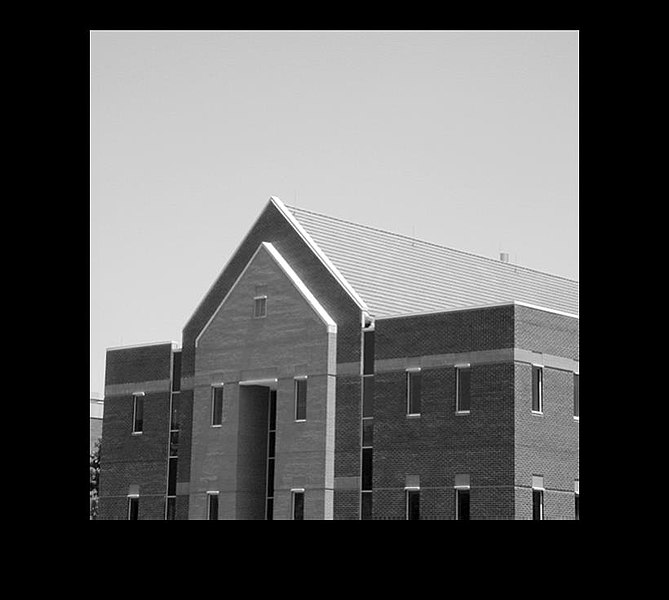
#> input picture Report (TH)/Image/building.jpg, 669 x 600 px, found by its file name
$ jupyter execute Lab6_21023391_NguyenPhuSang.ipynb   (older library calls are emulated)
#> lines starting #> are read from the running program, lines starting #| are printed output that depends on the picture
# Lib

[cell 1]
import cv2
import numpy as np
import matplotlib.pyplot as plt
from google.colab import drive
drive.mount('/content/drive')

# Image

[cell 2]
url = '/content/drive/MyDrive/XuLyAnh/LabThucHanh/Image/building.jpg'
img = cv2.imread(url, 0)
#> img is the input picture: shape (600, 669); min 0, max 255, mean 91.2
plt.imshow(img, cmap='gray')
plt.title('Ảnh gốc')
plt.axis('off')

# Phát hiện biên

1.   Robert Cross Gradient

[cell 3]
#Kernel
kernel_x = np.array([[0, 0, 0],
                     [0, -1, 0],
                     [0, 0, 1]], dtype=np.float32)

kernel_y = np.array([[0, 0, 0],
                     [0, 0, -1],
                     [0, 1, 0]], dtype=np.float32)

#Áp dụng bộ lọc Robert
grad_x = cv2.filter2D(img, cv2.CV_64F, kernel_x)
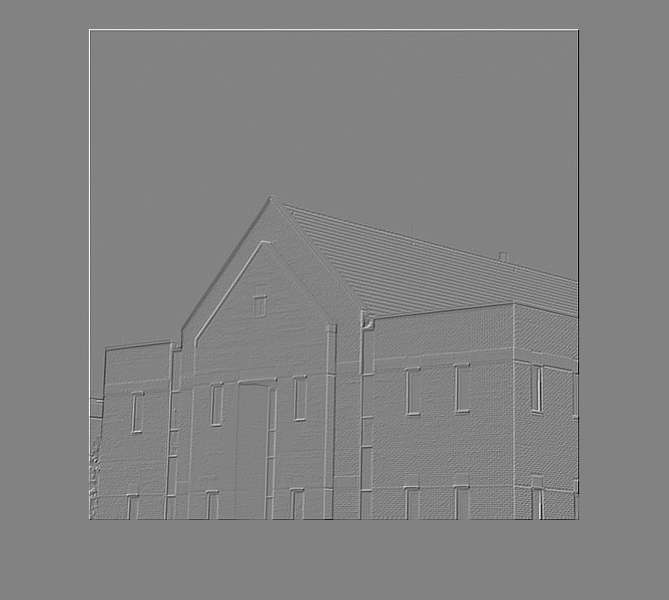
#> grad_x: shape (600, 669) float64; min -254, max 242, mean 0; drawn with min black and max white
grad_y = cv2.filter2D(img, cv2.CV_64F, kernel_y)
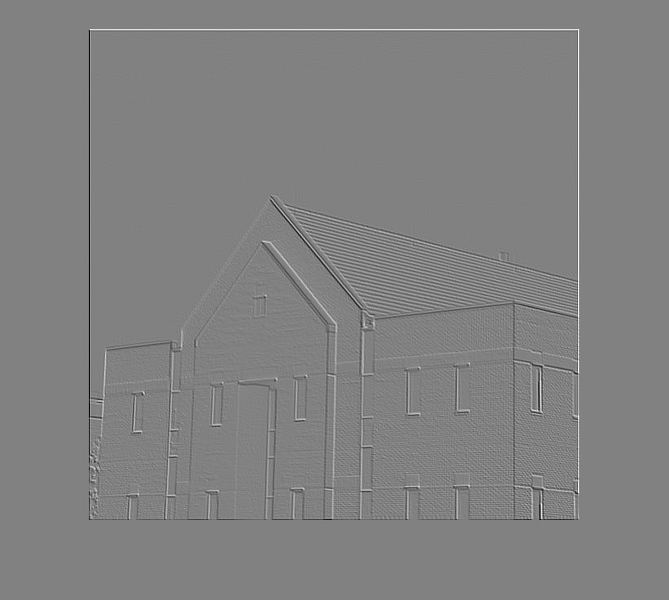
#> grad_y: shape (600, 669) float64; min -255, max 248, mean 0; drawn with min black and max white

#Tính độ lớn của gradient
img_gradient = np.abs(grad_x) + np.abs(grad_y)
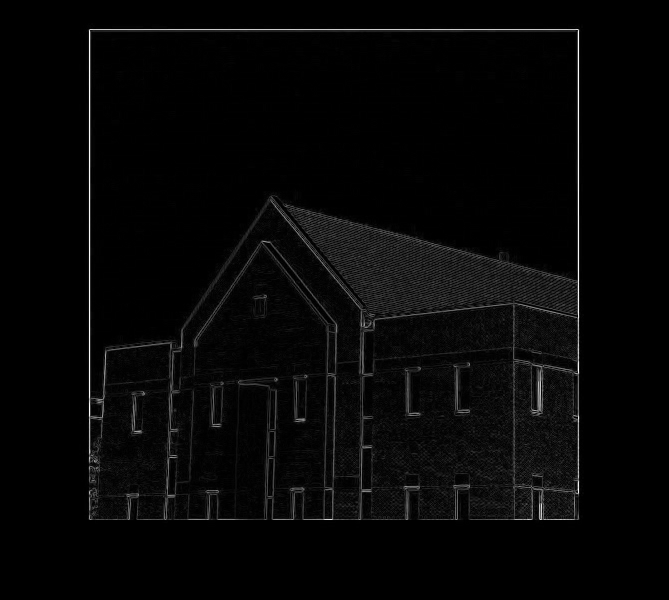
#> img_gradient: shape (600, 669) float64; min 0, max 482, mean 12.4; drawn with min black and max white

#Xy
img_xy = cv2.add(grad_x, grad_y)

#Chuẩn hóa kết quả về khoảng [0, 255]
img_gradient_magnitude = cv2.normalize(img_gradient, None, 0, 255, cv2.NORM_MINMAX)

#Chuyển đổi về kiểu uint8
img_gradient_magnitude = img_gradient_magnitude.astype(np.uint8)
img_xy_magnitude = img_xy.astype(np.uint8)
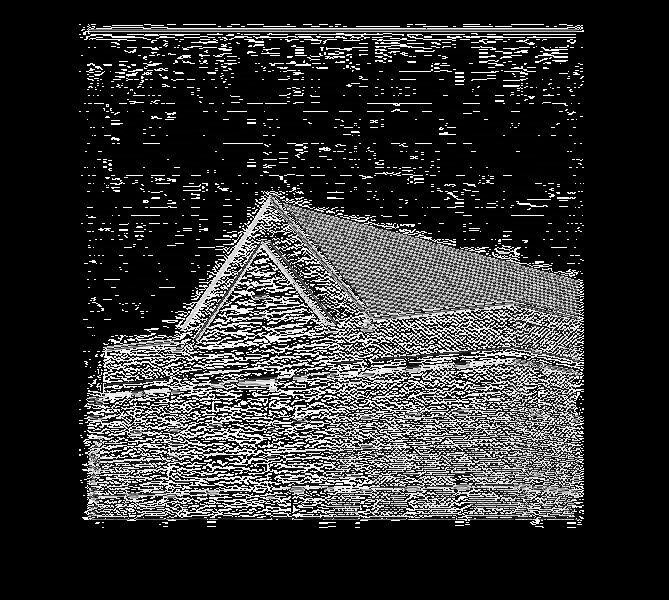
#> img_xy_magnitude: shape (600, 669); min 0, max 255, mean 47.5

#Sắc nét ảnh
img_sacnet = img_xy_magnitude + img
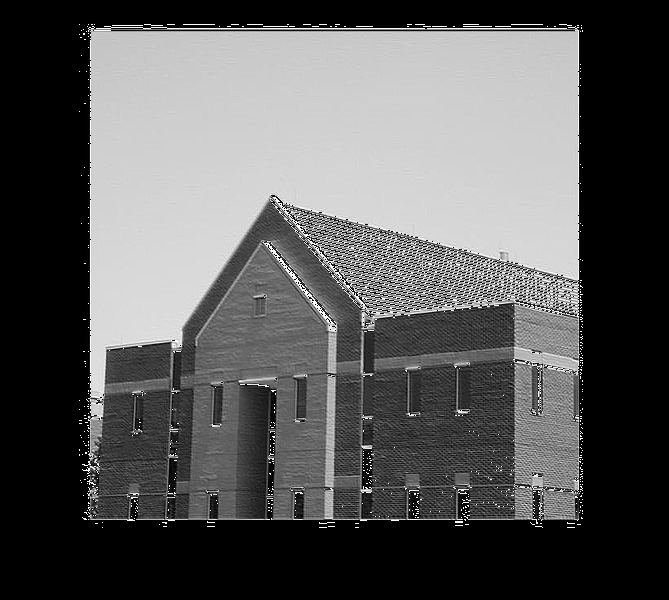
#> img_sacnet: shape (600, 669); min 0, max 255, mean 89.5

#Hiển thị kết quả
plt.figure(figsize=(10, 10))

plt.subplot(231)
plt.imshow(img, cmap='gray')
plt.title('Ảnh gốc')
plt.axis('off')

plt.subplot(232)
plt.imshow(grad_x, cmap='gray')
plt.title('Robert Cross Filter X')
plt.axis('off')

plt.subplot(233)
plt.imshow(grad_y, cmap='gray')
plt.title('Robert Cross Filter Y')
plt.axis('off')

plt.subplot(234)
plt.imshow(img_xy_magnitude, cmap='gray')
plt.title('Robert Cross X + Robert Cross Y')
plt.axis('off')

plt.subplot(235)
plt.imshow(img_sacnet, cmap='gray')
plt.title('Ảnh Sắc nét')
plt.axis('off')

##### 2. Prewitt Filter

[cell 4]
#Kernel
prewitt_kernel_x = np.array([[-1, 0, 1],
                             [-1, 0, 1],
                             [-1, 0, 1]], dtype=np.float32)

prewitt_kernel_y = np.array([[-1, -1, -1],
                             [0, 0, 0],
                             [1, 1, 1]], dtype=np.float32)

#Áp dụng bộ lọc Robert
prewitt_grad_x = cv2.filter2D(img, cv2.CV_64F, prewitt_kernel_x)
prewitt_grad_y = cv2.filter2D(img, cv2.CV_64F, prewitt_kernel_y)
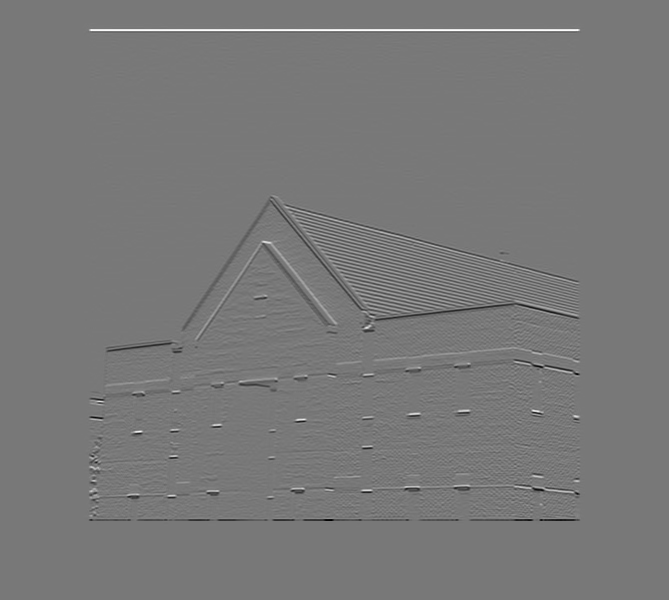
#> prewitt_grad_y: shape (600, 669) float64; min -623, max 693, mean 0; drawn with min black and max white

#Tính độ lớn của gradient
prewitt_img_gradient = np.abs(prewitt_grad_x) + np.abs(prewitt_grad_y)
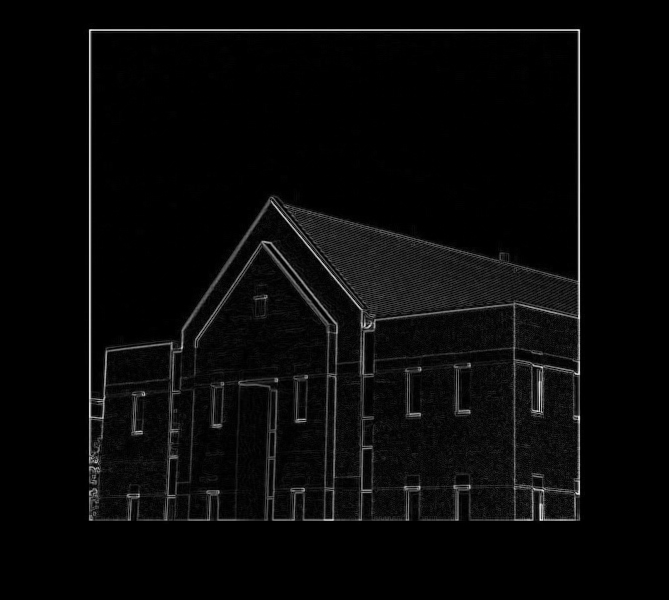
#> prewitt_img_gradient: shape (600, 669) float64; min 0, max 891, mean 29.4; drawn with min black and max white

#Chuẩn hóa kết quả về khoảng [0, 255]
prewitt_img_gradient_magnitude = cv2.normalize(prewitt_img_gradient, None, 0, 255, cv2.NORM_MINMAX)

#Chuyển đổi về kiểu uint8
prewitt_img_gradient_magnitude = prewitt_img_gradient_magnitude.astype(np.uint8)

#Hiển thị kết quả
plt.figure(figsize=(10, 10))

plt.subplot(241)
plt.imshow(img, cmap='gray')
plt.title('Ảnh gốc')
plt.axis('off')

plt.subplot(242)
plt.imshow(prewitt_grad_x, cmap='gray')
plt.title('Prewitt Filter X')
plt.axis('off')

plt.subplot(243)
plt.imshow(prewitt_grad_y, cmap='gray')
plt.title('Prewit Filter Y')
plt.axis('off')

plt.subplot(244)
plt.imshow(prewitt_img_gradient_magnitude, cmap='gray')
plt.title('Prewit Filter')
plt.axis('off')

##### Sobel Filter

[cell 5]
#Kernel
sobel_kernel_x = np.array([[-1, 0, 1],
                             [-2, 0, 2],
                             [-1, 0, 1]], dtype=np.float32)

sobel_kernel_y = np.array([[-1, -2, -1],
                             [0, 0, 0],
                             [1, 2, 1]], dtype=np.float32)

#Áp dụng bộ lọc Robert
sobel_grad_x = cv2.Sobel(img, cv2.CV_64F, 1, 0, sobel_kernel_x)
sobel_grad_y = cv2.Sobel(img, cv2.CV_64F, 1, 0, sobel_kernel_y)

#Tính độ lớn của gradient
sobel_img_gradient = np.abs(sobel_grad_x) + np.abs(sobel_grad_y)
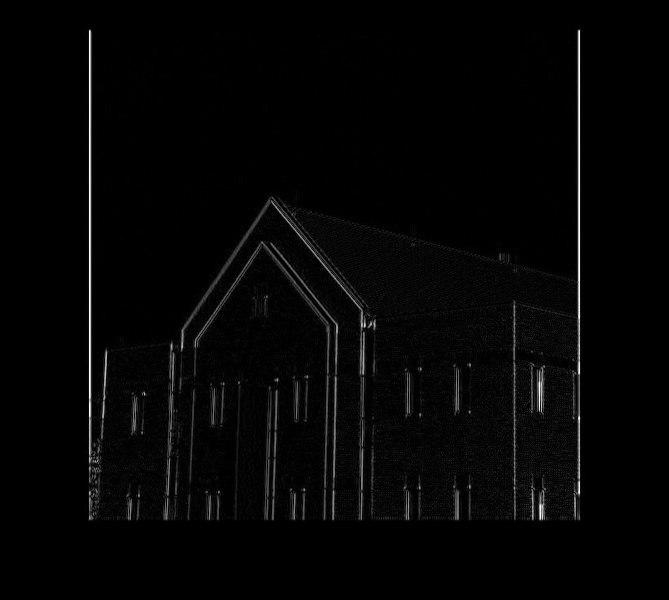
#> sobel_img_gradient: shape (600, 669) float64; min 0, max 2040, mean 39.7; drawn with min black and max white

#Chuẩn hóa kết quả về khoảng [0, 255]
sobel_img_gradient_magnitude = cv2.normalize(sobel_img_gradient, None, 0, 255, cv2.NORM_MINMAX)

#Chuyển đổi về kiểu uint8
sobel_img_gradient_magnitude = sobel_img_gradient_magnitude.astype(np.uint8)

#Hiển thị kết quả
plt.figure(figsize=(10, 10))

plt.subplot(241)
plt.imshow(img, cmap='gray')
plt.title('Ảnh gốc')
plt.axis('off')

plt.subplot(242)
plt.imshow(sobel_grad_x, cmap='gray')
plt.title('Sobel Filter X')
plt.axis('off')

plt.subplot(243)
plt.imshow(sobel_grad_y, cmap='gray')
plt.title('Sobel Filter Y')
plt.axis('off')

plt.subplot(244)
plt.imshow(sobel_img_gradient_magnitude, cmap='gray')
plt.title('Sobel Filter')
plt.axis('off')
